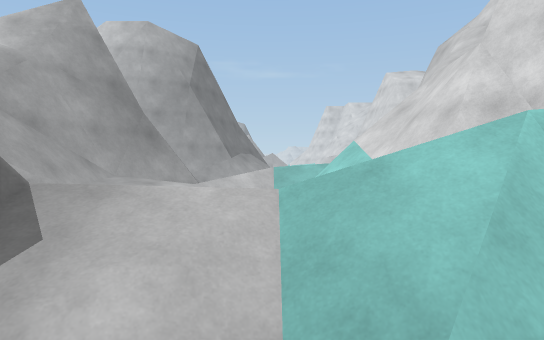
View 1 (above)

17 first-person views from a walk through a 3-D level made in the Unity game engine. The camera is 1.5 m above the floor, looks level and sees 70° across. The floor is counted in squares, 2 m on a side. Each view is taken from the middle of a square. On the plan, view 1 faces up. The plan holds only what a view shows up to about 12 squares ahead; the rest is blank. The place goes on beyond the plan. The player is left out.

View 2
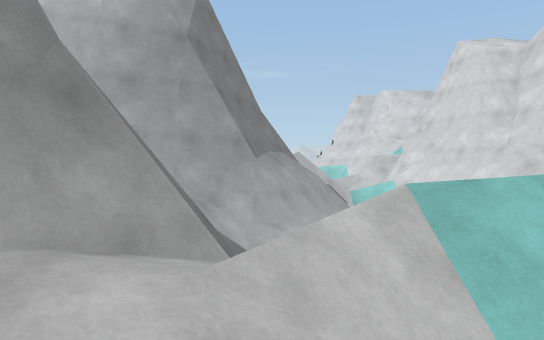

View 3
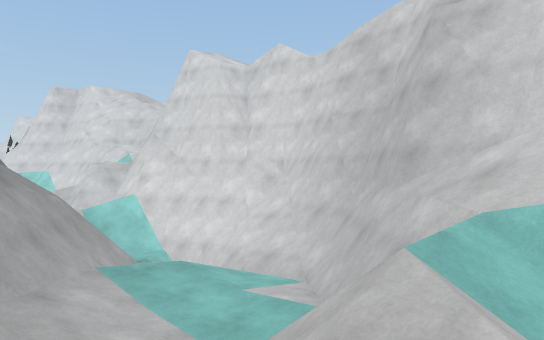

View 4
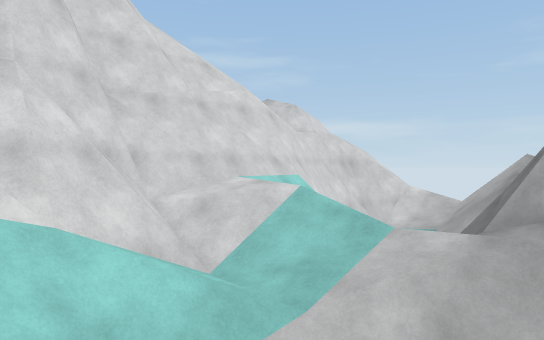

View 5
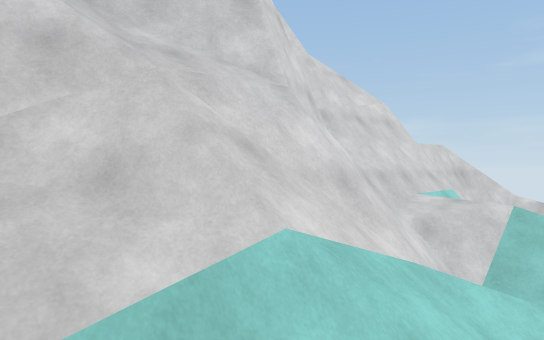

View 6
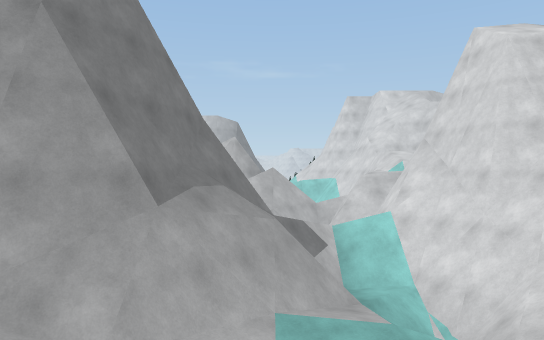

View 7
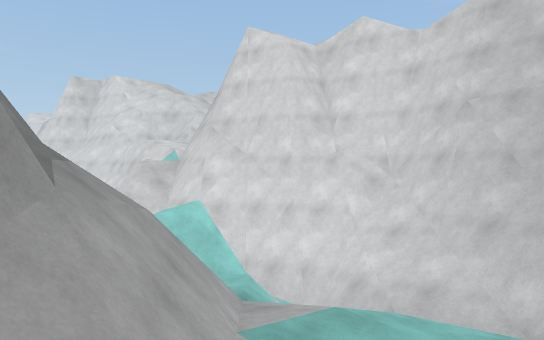

View 8
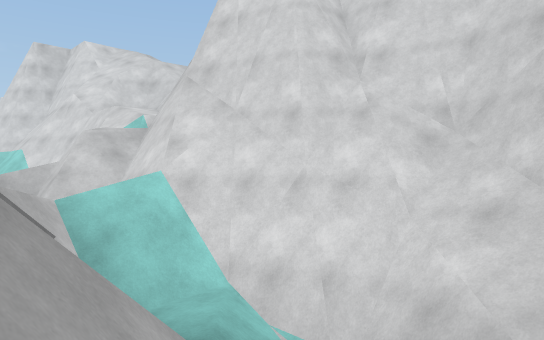

View 9
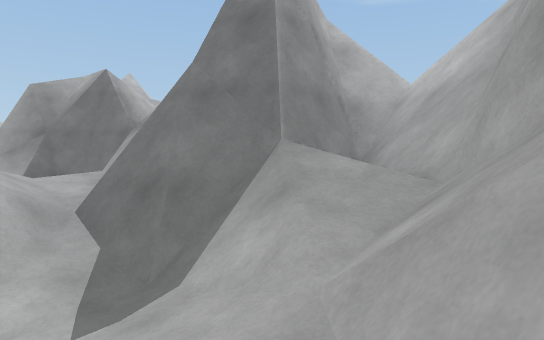

View 10
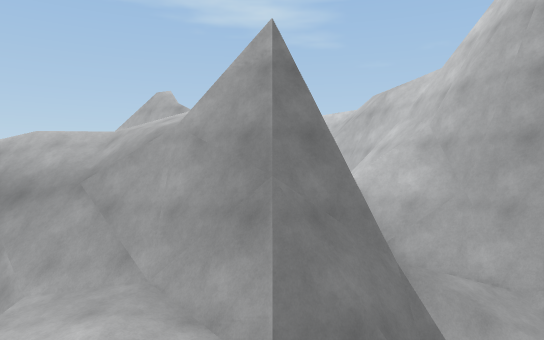

View 11
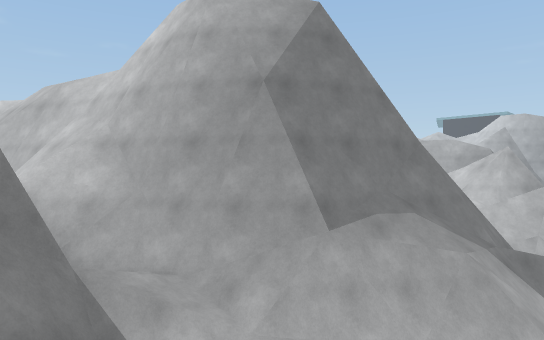

View 12
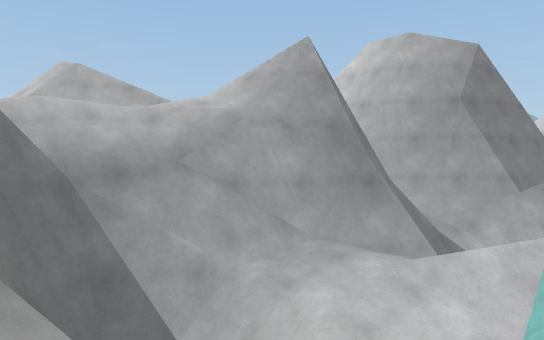

View 13
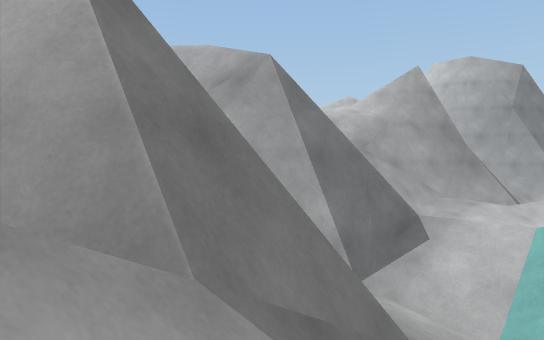

View 14
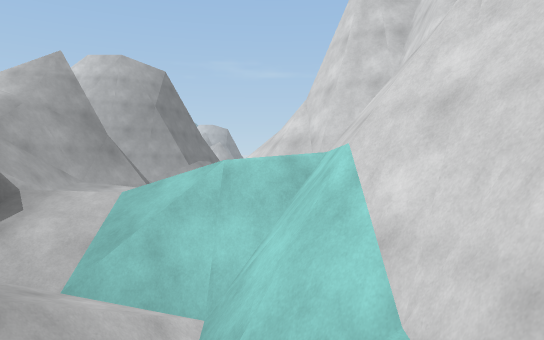

View 15
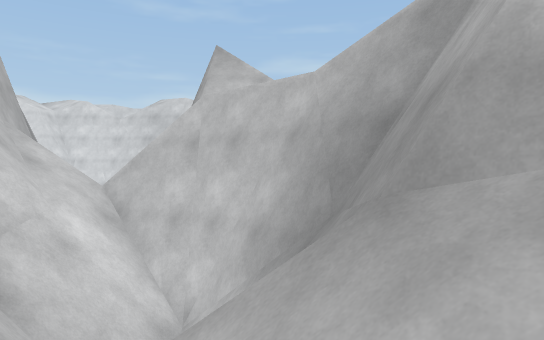

View 16
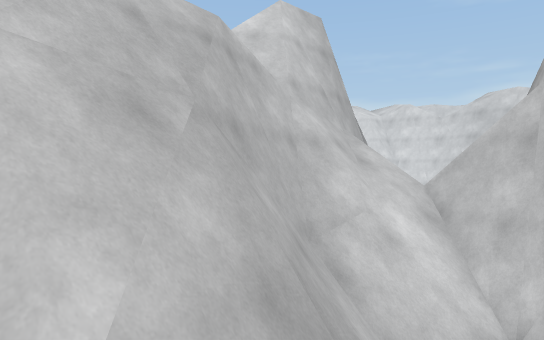

View 17
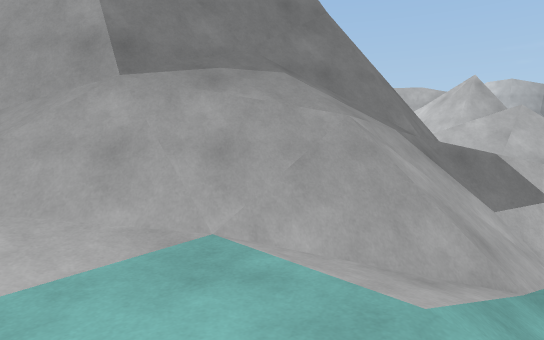

### Floor plan
Key: @ floor where view 1 was taken; # wall or solid block; x gap in a wall; . main floor; : floor 0.25 m higher than the main floor; - floor 0.5 m lower than the main floor; + floor 0.75 m higher than the main floor; * floor 1.5 m higher than the main floor; % floor 2 m higher than the main floor; & floor 2.25 m higher than the main floor; $ floor 4.75 m higher than the main floor; / step, stairs or slope; = window, fence, low wall or low ledge; ^ raised ledge; v drop or lower ground.
Columns run from 11 left of view 1 to 6 right of it. Each row starts with its distance up from view 1.
 26               ^
 25               #^
 24                =#
 23               vv#^
 22                v
 21          ^^   v$
 20          #^ #% ##
 19           ###x##
 18           #= /^#
 17           ##//###
 16           ^=#/####
 15           ^##-##=#
 14          ^=&=/=##^
 13          ^#=./=#^^
 12         ^##/://^^
 11    ^   ^#//:..=^
 10 ^=^^^^^^///..##^
  9  ====vv##^// #^
  8  == =vvv=^////^
  7 //x v/=##/////#^
  6  /xv=//v#*////=^
  5    v= ///////^^
  4    =  //=/ //^^
  3       /=#=////#^
  2       ^###%//v##
  1         ##//####
  0         ##/@/##
 -1          ###//#
 -2           ##/+#
 -3           #///#
 -4              /#

Where each view was taken, in squares from view 1:
view 1: 0 up, 0 right, facing up
view 2: 5 up, 1 left, facing up
view 3: 7 up, 2 left, facing up-right
view 4: 6 up, 2 left, facing down-right
view 5: 8 up, 0 right, facing down-right
view 6: 8 up, 0 right, facing up
view 7: 10 up, 2 left, facing up-right
view 8: 12 up, 0 right, facing up-right
view 9: 12 up, 0 right, facing down-left
view 10: 8 up, 2 right, facing left
view 11: 8 up, 2 right, facing up-left
view 12: 2 up, 1 right, facing up-left
view 13: 3 down, 1 right, facing up-left
view 14: 3 down, 2 right, facing up
view 15: 7 up, 11 left, facing right
view 16: 7 up, 11 left, facing up-right
view 17: 11 up, 2 right, facing up-left
